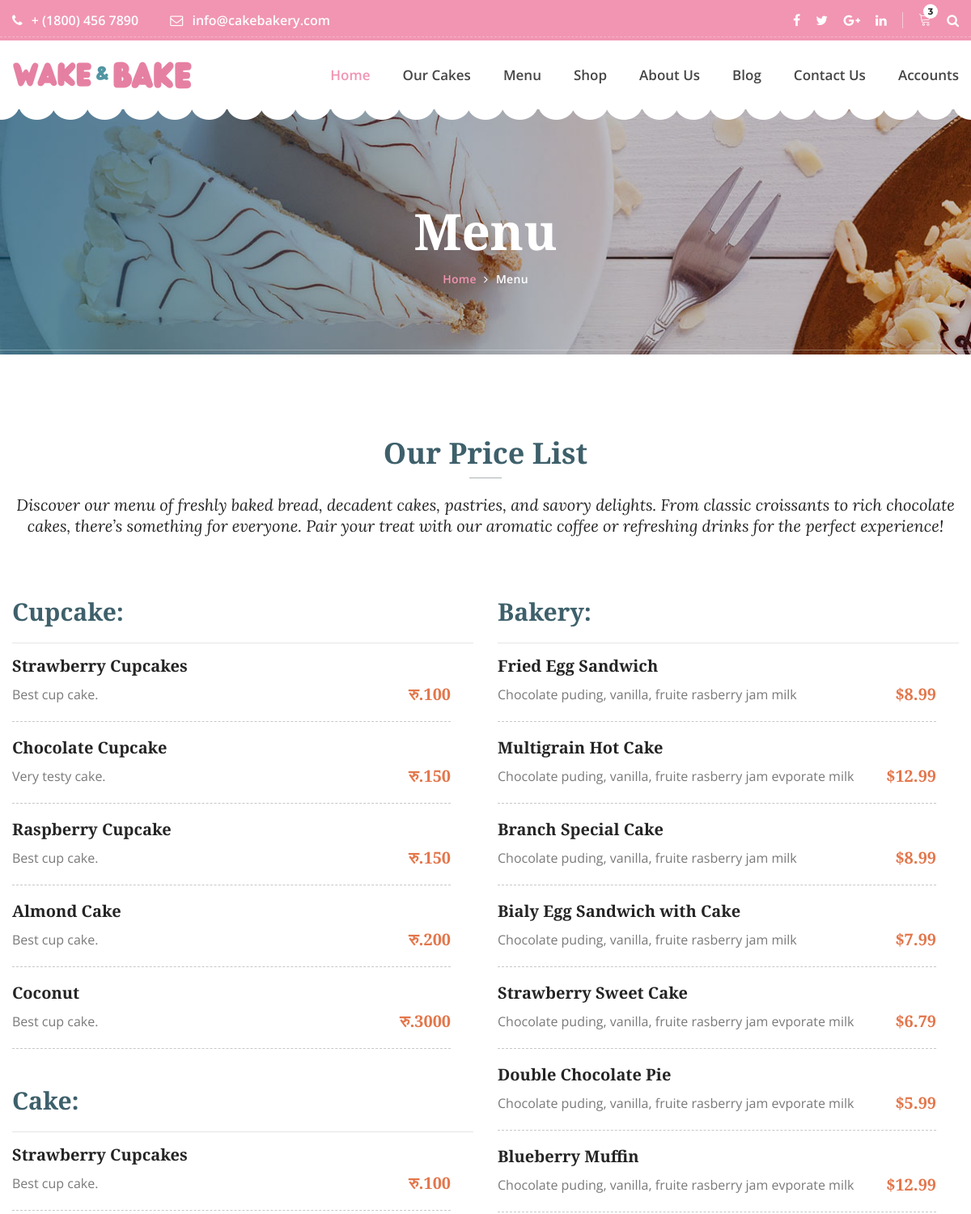
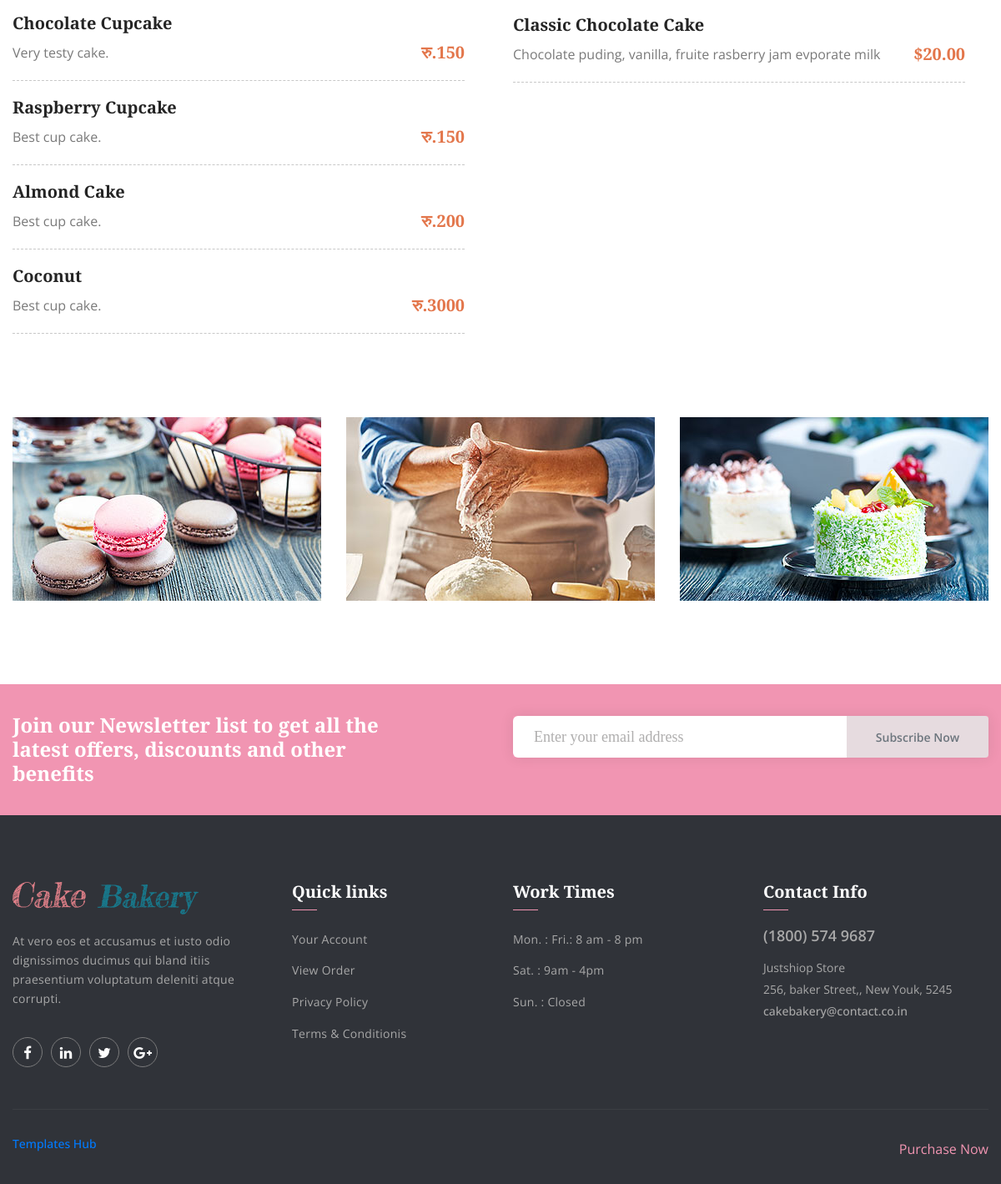
The app's page /menu/ with its own data (2 pictures, top to bottom).
### app/models.py (models this page shows, shortened)
class BakeryItem(models.Model):
    class AvailabilityStatus(models.TextChoices):
        AVAILABLE = 'AV', _('Available')
        OUT_OF_STOCK = 'OOS', _('Out of Stock')
        SEASONAL = 'SEA', _('Seasonal')
    name = models.CharField(max_length=200)
    category = models.CharField(max_length=100, blank=True, null=True)  # New category field
    price = models.DecimalField(max_digits=10, decimal_places=2)
    description = models.TextField(blank=True, null=True)
    availability = models.CharField(
        max_length=3, choices=AvailabilityStatus.choices, default=AvailabilityStatus.AVAILABLE
    )
    image = models.ImageField(upload_to="bakery_items", blank=True, null=True)
    created_at = models.DateTimeField(auto_now_add=True)
    updated_at = models.DateTimeField(auto_now=True)

### app/views.py (the view)
# urls.py: path('menu/', views.menu, name='menu'),
def menu(request):
    cupcake = BakeryItem.objects.filter(category='Cupcake')
    return render(request, 'app/menu.html', {'cupcake': cupcake})

### app/templates/app/menu.html (shortened to what this page needs)
{% extends 'app/base.html' %}
{% load static %}
{% block main-content %}
        <section class="banner_area">
        	<div class="container">
        		<div class="banner_text">
        			<h3>Menu</h3>
        			<ul>
        				<li><a href="{% url 'home' %}">Home</a></li>
        				<li><a href="{% url 'menu' %}">Menu</a></li>
        			</ul>
        		</div>
        	</div>
        </section>
        <section class="price_list_area p_100">
        	<div class="container">
        		<div class="price_list_inner">
        			<div class="single_pest_title">
        				<h2>Our Price List</h2>
        				<p>Discover our menu of freshly baked bread, decadent cakes, pastries, and savory delights. From classic croissants to rich chocolate cakes, there’s something for everyone. Pair your treat with our aromatic coffee or refreshing drinks for the perfect experience!</p>
        			</div>
       				<div class="row">
       					<div class="col-lg-6">
       						<div class="discover_item_inner">
								<h3 >Cupcake: </h3>
								<hr>
								{% for item in cupcake %}
       							<div class="discover_item">
									<h4>{{item.name}}</h4>
									<p>{{item.description}} <span>रु.{{item.price|floatformat:0}}</span></p>
								</div>
								{% endfor %}
								<br>
								<h3 >Cake: </h3>
								<hr>
								{% for item in cupcake %}
       							<div class="discover_item">
									<h4>{{item.name}}</h4>
									<p>{{item.description}} <span>रु.{{item.price|floatformat:0}}</span></p>
								</div>
								{% endfor %}
       						</div>
       					</div>
       					<div class="col-lg-6">
       						<div class="discover_item_inner">
								<h3 >Bakery: </h3>
								<hr>
       							<div class="discover_item">
									<h4>Fried Egg Sandwich</h4>
									<p>Chocolate puding, vanilla, fruite rasberry jam milk <span>$8.99</span></p>
								</div>
       							<div class="discover_item">
									<h4>Multigrain Hot Cake</h4>
									<p>Chocolate puding, vanilla, fruite rasberry jam evporate milk <span>$12.99</span></p>
								</div>
       							<div class="discover_item">
									<h4>Branch Special Cake</h4>
									<p>Chocolate puding, vanilla, fruite rasberry jam milk <span>$8.99</span></p>
								</div>
       							<div class="discover_item">
									<h4>Bialy Egg Sandwich with Cake</h4>
									<p>Chocolate puding, vanilla, fruite rasberry jam milk <span>$7.99</span></p>
								</div>
       							<div class="discover_item">
									<h4>Strawberry Sweet Cake</h4>
									<p>Chocolate puding, vanilla, fruite rasberry jam evporate milk <span>$6.79</span></p>
								</div>
       							<div class="discover_item">
									<h4>Double Chocolate Pie</h4>
									<p>Chocolate puding, vanilla, fruite rasberry jam evporate milk <span>$5.99</span></p>
								</div>
       							<div class="discover_item">
									<h4>Blueberry Muffin</h4>
									<p>Chocolate puding, vanilla, fruite rasberry jam evporate milk <span>$12.99</span></p>
								</div>
       							<div class="discover_item">
									<h4>Classic Chocolate Cake</h4>
									<p>Chocolate puding, vanilla, fruite rasberry jam evporate milk <span>$20.00</span></p>
								</div>
       						</div>
       					</div>
       				</div>
       				<div class="row our_bakery_image">
						<div class="col-md-4 col-6">
							<img class="img-fluid" src="{% static "app/img/our-bakery/bakery-1.jpg" %}" alt="">
						</div>
						<div class="col-md-4 col-6">
							<img class="img-fluid" src="{% static "app/img/our-bakery/bakery-2.jpg" %}" alt="">
						</div>
						<div class="col-md-4 col-6">
							<img class="img-fluid" src="{% static "app/img/our-bakery/bakery-3.jpg" %}" alt="">
						</div>
					</div>
        		</div>
        	</div>
        </section>
        <section class="newsletter_area">
        	<div class="container">
        		<div class="row newsletter_inner">
        			<div class="col-lg-6">
        				<div class="news_left_text">
        					<h4>Join our Newsletter list to get all the latest offers, discounts and other benefits</h4>
        				</div>
        			</div>
        			<div class="col-lg-6">
        				<div class="newsletter_form">
							<div class="input-group">
								<input type="text" class="form-control" placeholder="Enter your email address">
								<div class="input-group-append">
									<button class="btn btn-outline-secondary" type="button">Subscribe Now</button>
								</div>
							</div>
        				</div>
        			</div>
        		</div>
        	</div>
        </section>
{% endblock main-content %}

### app/templates/app/base.html (shortened to what this page needs)
<!DOCTYPE html>
{% load static %}
<html lang="en">
<head>
        <link href="{% static 'app/css/font-awesome.min.css' %}" rel="stylesheet">
        <link href="{% static 'app/vendors/linearicons/style.css' %}" rel="stylesheet">
        <link href="{% static 'app/vendors/flat-icon/flaticon.css' %}" rel="stylesheet">
        <link href="{% static 'app/css/bootstrap.min.css' %}" rel="stylesheet">
        <link href="{% static 'app/vendors/revolution/css/settings.css' %}" rel="stylesheet">
        <link href="{% static 'app/vendors/revolution/css/layers.css' %}" rel="stylesheet">
        <link href="{% static 'app/vendors/revolution/css/navigation.css' %}" rel="stylesheet">
        <link href="{% static 'app/vendors/animate-css/animate.css' %}" rel="stylesheet">
        <link href="{% static 'app/vendors/owl-carousel/owl.carousel.min.css' %}" rel="stylesheet">
        <link href="{% static 'app/vendors/magnifc-popup/magnific-popup.css' %}" rel="stylesheet">
        <link href="{% static 'app/css/style.css' %}" rel="stylesheet">
        <link href="{% static 'app/css/responsive.css' %}" rel="stylesheet">
    </head>
    <body>
		<header class="main_header_area">
			<div class="top_header_area row m0">
				<div class="container">
					<div class="float-left">
						<a href="tell:+01-53535353"><i class="fa fa-phone" aria-hidden="true"></i> + (1800) 456 7890</a>
						<a href="mainto:info@cakebakery.com"><i class="fa fa-envelope-o" aria-hidden="true"></i> info@cakebakery.com</a>
					</div>
					<div class="float-right">
						<ul class="h_social list_style">
							<li><a href="#"><i class="fa fa-facebook"></i></a></li>
							<li><a href="#"><i class="fa fa-twitter"></i></a></li>
							<li><a href="#"><i class="fa fa-google-plus"></i></a></li>
							<li><a href="#"><i class="fa fa-linkedin"></i></a></li>
						</ul>
						<ul class="h_search list_style">
							<li class="shop_cart"><a href="{% url "cart" %}"><i class="lnr lnr-cart"></i></a></li>
							<li><a class="popup-with-zoom-anim" href="#test-search"><i class="fa fa-search"></i></a></li>
						</ul>
					</div>
				</div>
			</div>
			<div class="main_menu_two">
				<div class="container">
					<nav class="navbar navbar-expand-lg navbar-light bg-light">
						<a class="navbar-brand" href="{% url "home" %}"><img src="{% static "app/img/wake_logo2.png" %}" alt=""></a>
						<div class="collapse navbar-collapse" id="navbarSupportedContent">
							<ul class="navbar-nav justify-content-end">
								<li class="dropdown submenu active">
									<a class="dropdown-toggle" data-toggle="dropdown" href="#" role="button" aria-haspopup="true" aria-expanded="false">Home</a>
								</li>
								<li><a href="{% url "our_cake" %}">Our Cakes</a></li>
								<li><a href="{% url "menu" %}">Menu</a></li>
								<li class="dropdown submenu">
									<a class="dropdown-toggle" data-toggle="dropdown" href="#" role="button" aria-haspopup="true" aria-expanded="false">Shop</a>
								</li>
								<li class="dropdown submenu">
									<a class="dropdown-toggle" data-toggle="dropdown" href="#" role="button" aria-haspopup="true" aria-expanded="false">About Us</a>
								</li>
								<li class="dropdown submenu">
									<a class="dropdown-toggle" data-toggle="dropdown" href="#" role="button" aria-haspopup="true" aria-expanded="false">Blog</a>
								</li>
								<li><a href="{% url "contact" %}">Contact Us</a></li>
								<li class="dropdown submenu">
									<a class="dropdown-toggle" data-toggle="dropdown" href="#" role="button" aria-haspopup="true" aria-expanded="false">Accounts</a>
								</li>
							</ul>
						</div>
					</nav>
				</div>
			</div>
		</header>
		{% block main-content %} {% endblock main-content %}
        <footer class="footer_area">
        	<div class="footer_widgets">
        		<div class="container">
        			<div class="row footer_wd_inner">
        				<div class="col-lg-3 col-6">
        					<aside class="f_widget f_about_widget">
        						<img src="{% static "app/img/footer-logo.png" %}" alt="">
        						<p>At vero eos et accusamus et iusto odio dignissimos ducimus qui bland itiis praesentium voluptatum deleniti atque corrupti.</p>
        						<ul class="nav">
        							<li><a href="#"><i class="fa fa-facebook"></i></a></li>
        							<li><a href="#"><i class="fa fa-linkedin"></i></a></li>
        							<li><a href="#"><i class="fa fa-twitter"></i></a></li>
        							<li><a href="#"><i class="fa fa-google-plus"></i></a></li>
        						</ul>
        					</aside>
        				</div>
        				<div class="col-lg-3 col-6">
        					<aside class="f_widget f_link_widget">
        						<div class="f_title">
        							<h3>Quick links</h3>
        						</div>
        						<ul class="list_style">
        							<li><a href="#">Your Account</a></li>
        							<li><a href="#">View Order</a></li>
        							<li><a href="#">Privacy Policy</a></li>
        							<li><a href="#">Terms & Conditionis</a></li>
        						</ul>
        					</aside>
        				</div>
        				<div class="col-lg-3 col-6">
        					<aside class="f_widget f_link_widget">
        						<div class="f_title">
        							<h3>Work Times</h3>
        						</div>
        						<ul class="list_style">
        							<li><a href="#">Mon. :  Fri.: 8 am - 8 pm</a></li>
        							<li><a href="#">Sat. : 9am - 4pm</a></li>
        							<li><a href="#">Sun. : Closed</a></li>
        						</ul>
        					</aside>
        				</div>
        				<div class="col-lg-3 col-6">
        					<aside class="f_widget f_contact_widget">
        						<div class="f_title">
        							<h3>Contact Info</h3>
        						</div>
        						<h4>(1800) 574 9687</h4>
        						<p>Justshiop Store <br />256, baker Street,, New Youk, 5245</p>
        						<h5>cakebakery@contact.co.in</h5>
        					</aside>
        				</div>
        			</div>
        		</div>
        	</div>
        	<div class="footer_copyright">
        		<div class="container">
        			<div class="copyright_inner">
        				<div class="float-left">
        					<h5><a target="_blank" href="https://www.templateshub.net">Templates Hub</a></h5>
        				</div>
        				<div class="float-right">
        					<a href="#">Purchase Now</a>
        				</div>
        			</div>
        		</div>
        	</div>
        </footer>
    </body>
</html>

### records on screen
BakeryItem: name "Strawberry Cupcakes", description "Best cup cake.", price "100"
BakeryItem: name "Chocolate Cupcake", description "Very testy cake.", price "150"
BakeryItem: name "Raspberry Cupcake", description "Best cup cake.", price "150"
BakeryItem: name "Almond Cake", description "Best cup cake.", price "200"
BakeryItem: name "Coconut", description "Best cup cake.", price "3000"
